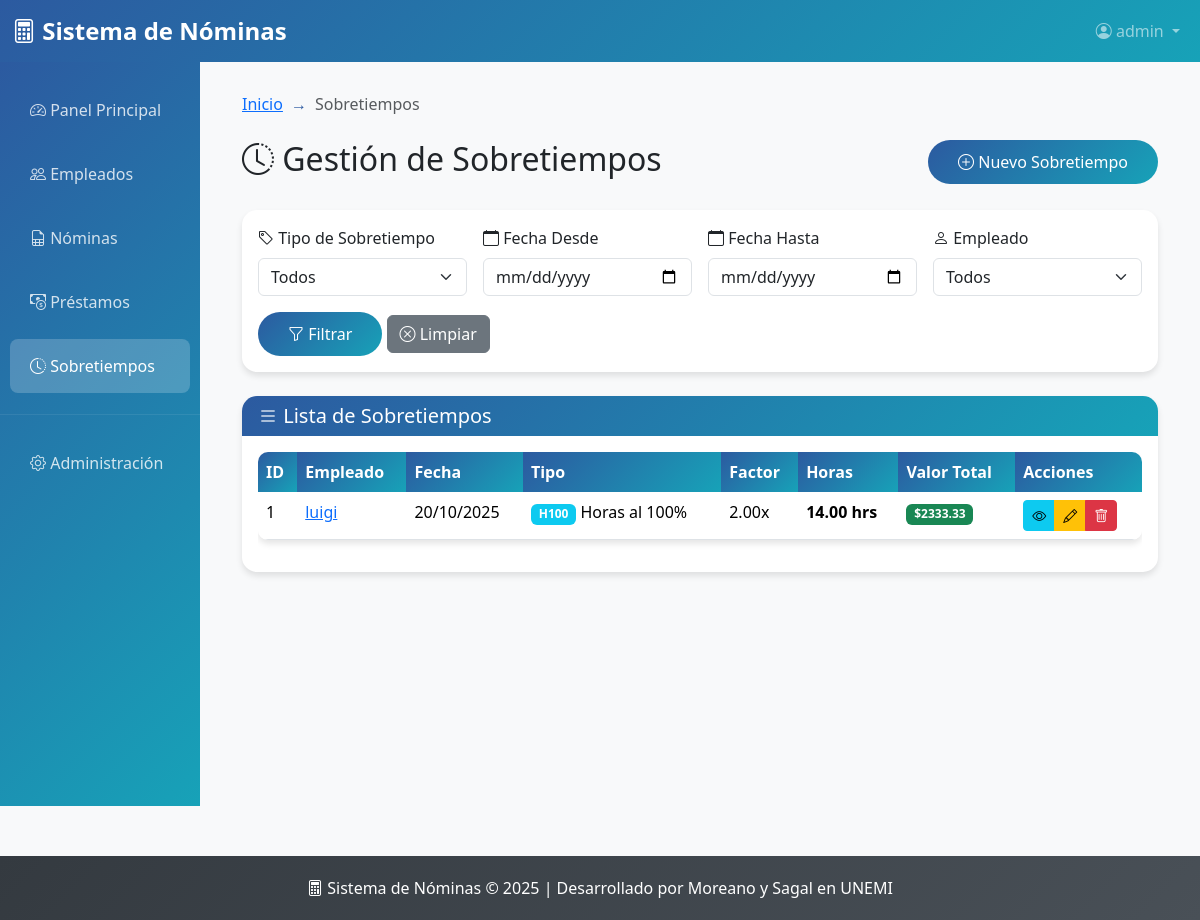
/sobretiempos/ (signed in), run on an earlier commit of the app's database.
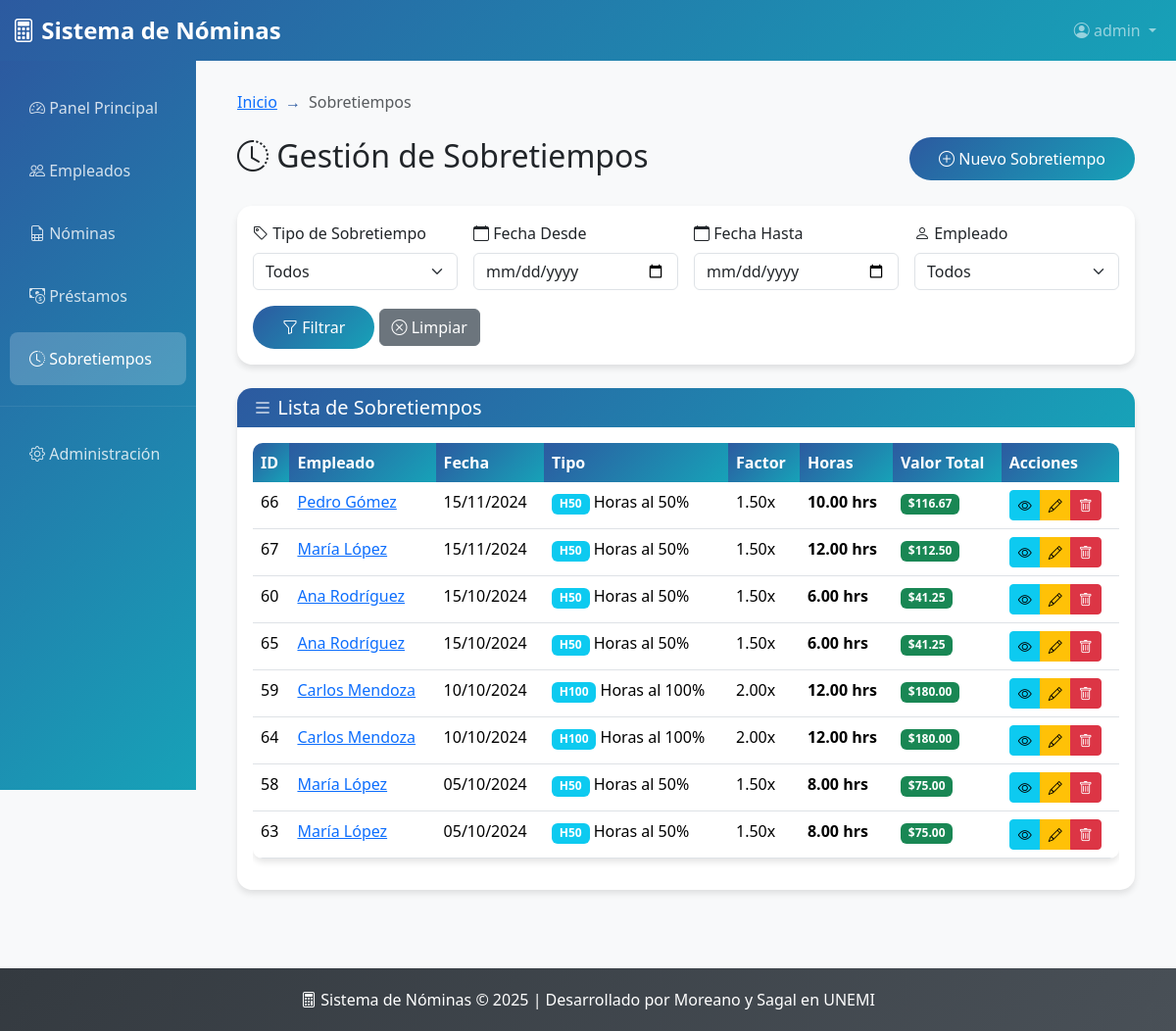
And on a later commit of the database.
### sobretiempo/models.py (models this page shows, shortened)
class Sobretiempo(models.Model):
    empleado = models.ForeignKey(Empleado, on_delete=models.CASCADE)
    fecha_registro = models.DateField()
    tipo_sobretiempo = models.ForeignKey(TipoSobretiempo, on_delete=models.CASCADE)
    numero_horas = models.DecimalField(max_digits=6, decimal_places=2)
    valor = models.DecimalField(max_digits=10, decimal_places=2, editable=False, default=0)
    class Meta:
        verbose_name = "Sobretiempo"
        verbose_name_plural = "Sobretiempos"
        ordering = ['-fecha_registro']

class TipoSobretiempo(models.Model):
    codigo = models.CharField(max_length=10)  # Ej: "H50", "H100"
    descripcion = models.CharField(max_length=100)  # Ej: "Horas al 50%", "Horas al 100%"
    factor = models.DecimalField(max_digits=4, decimal_places=2)  # Ej: 1.50, 2.00
    class Meta:
        verbose_name = "Tipo de Sobretiempo"
        verbose_name_plural = "Tipos de Sobretiempo"

### nomina/models.py (models this page shows, shortened)
class Empleado(models.Model):
    cedula = models.CharField(max_length=10, unique=True)
    nombre = models.CharField(max_length=200)
    sueldo = models.DecimalField(max_digits=10, decimal_places=2)
    departamento = models.CharField(max_length=100)
    cargo = models.CharField(max_length=100)
    fecha_ingreso = models.DateField(null=True, blank=True)

### sobretiempo/views.py (the view)
# urls.py: path('', views.SobretiempoListView.as_view(), name='sobretiempos_lista'),
class SobretiempoListView(LoginRequiredMixin, TitleContextMixin, ListView):
    model = Sobretiempo
    template_name = 'sobretiempos_lista.html'
    context_object_name = 'sobretiempos'
    paginate_by = 10
    title1 = "Sobretiempos"
    title2 = "Gestión de Sobretiempos"
    def get_queryset(self):
        queryset = super().get_queryset().select_related('empleado', 'tipo_sobretiempo')
        tipo_filtro = self.request.GET.get('tipo')
        fecha_desde = self.request.GET.get('fecha_desde')
        fecha_hasta = self.request.GET.get('fecha_hasta')
        empleado_filtro = self.request.GET.get('empleado')
        if tipo_filtro:
            queryset = queryset.filter(tipo_sobretiempo_id=tipo_filtro)
        if fecha_desde:
            queryset = queryset.filter(fecha_registro__gte=fecha_desde)
        if fecha_hasta:
            queryset = queryset.filter(fecha_registro__lte=fecha_hasta)
        if empleado_filtro:
            queryset = queryset.filter(empleado_id=empleado_filtro)
        return queryset
    def get_context_data(self, **kwargs):
        context = super().get_context_data(**kwargs)
        context['tipos_sobretiempo'] = TipoSobretiempo.objects.all()
        context['empleados'] = Empleado.objects.all()
        return context

### sobretiempo/mixins.py (called while the page is built)
    def get_context_data(self, **kwargs):
        context = super().get_context_data(**kwargs)
        if self.title1:
            context["title1"] = self.title1
        if self.title2:
            context["title2"] = self.title2
        return context

### templates/sobretiempos_lista.html (shortened to what the changed rows need)
{% extends 'base.html' %}
{% block content %}
<div class="row mb-4">
    <div class="col-md-6">
        <h2><i class="bi bi-clock-history"></i> Gestión de Sobretiempos</h2>
    </div>
</div>
<div class="card">
    <div class="card-body">
        {% if sobretiempos %}
            <div class="table-responsive">
                <table class="table table-hover">
                    <thead>
                        <tr>
                            <th>ID</th>
                            <th>Empleado</th>
                            <th>Fecha</th>
                            <th>Tipo</th>
                            <th>Factor</th>
                            <th>Horas</th>
                            <th>Valor Total</th>
                            <th>Acciones</th>
                        </tr>
                    </thead>
                    <tbody>
                        {% for sobretiempo in sobretiempos %}
                        <tr>
                            <td>{{ sobretiempo.id }}</td>
                            <td>
                                <a href="{% url 'sobretiempos_por_empleado' sobretiempo.empleado.id %}">
                                    {{ sobretiempo.empleado.nombre }}
                                </a>
                            </td>
                            <td>{{ sobretiempo.fecha_registro|date:"d/m/Y" }}</td>
                            <td>
                                <span class="badge bg-info">{{ sobretiempo.tipo_sobretiempo.codigo }}</span>
                                {{ sobretiempo.tipo_sobretiempo.descripcion }}
                            </td>
                            <td>{{ sobretiempo.tipo_sobretiempo.factor }}x</td>
                            <td><strong>{{ sobretiempo.numero_horas }} hrs</strong></td>
                            <td><span class="badge bg-success">${{ sobretiempo.valor|floatformat:2 }}</span></td>
                            <td>
                                <div class="btn-group" role="group">
                                    <a href="{% url 'sobretiempo_detalle' sobretiempo.id %}" class="btn btn-sm btn-info" title="Ver detalles">
                                        <i class="bi bi-eye"></i>
                                    </a>
                                    <a href="{% url 'sobretiempo_editar' sobretiempo.id %}" class="btn btn-sm btn-warning" title="Editar">
                                        <i class="bi bi-pencil"></i>
                                    </a>
                                    <a href="{% url 'sobretiempo_eliminar' sobretiempo.id %}" class="btn btn-sm btn-danger" title="Eliminar">
                                        <i class="bi bi-trash"></i>
                                    </a>
                                </div>
                            </td>
                        </tr>
                        {% endfor %}
                    </tbody>
                </table>
            </div>
        {% else %}
            <div class="alert alert-info">
                <i class="bi bi-info-circle"></i> No hay sobretiempos registrados.
                <a href="{% url 'sobretiempo_crear' %}">Registrar el primero</a>
            </div>
        {% endif %}
    </div>
</div>
{% endblock %}

What changed in the data, as far as the page shows it:
removed Sobretiempo: id "1", empleado.nombre "luigi", fecha_registro "20/10/2025", tipo_sobretiempo.codigo "H100", tipo_sobretiempo.descripcion "Horas al 100%", tipo_sobretiempo.factor "2.00", numero_horas "14.00", valor "2333.33"
added Sobretiempo: id "66", empleado.nombre "Pedro Gómez", fecha_registro "15/11/2024", tipo_sobretiempo.codigo "H50", tipo_sobretiempo.descripcion "Horas al 50%", tipo_sobretiempo.factor "1.50", numero_horas "10.00", valor "116.67"
added Sobretiempo: id "67", empleado.nombre "María López", fecha_registro "15/11/2024", tipo_sobretiempo.codigo "H50", tipo_sobretiempo.descripcion "Horas al 50%", tipo_sobretiempo.factor "1.50", numero_horas "12.00", valor "112.50"
added Sobretiempo: id "60", empleado.nombre "Ana Rodríguez", fecha_registro "15/10/2024", tipo_sobretiempo.codigo "H50", tipo_sobretiempo.descripcion "Horas al 50%", tipo_sobretiempo.factor "1.50", numero_horas "6.00", valor "41.25"
added Sobretiempo: id "65", empleado.nombre "Ana Rodríguez", fecha_registro "15/10/2024", tipo_sobretiempo.codigo "H50", tipo_sobretiempo.descripcion "Horas al 50%", tipo_sobretiempo.factor "1.50", numero_horas "6.00", valor "41.25"
added Sobretiempo: id "59", empleado.nombre "Carlos Mendoza", fecha_registro "10/10/2024", tipo_sobretiempo.codigo "H100", tipo_sobretiempo.descripcion "Horas al 100%", tipo_sobretiempo.factor "2.00", numero_horas "12.00", valor "180.00"
added Sobretiempo: id "64", empleado.nombre "Carlos Mendoza", fecha_registro "10/10/2024", tipo_sobretiempo.codigo "H100", tipo_sobretiempo.descripcion "Horas al 100%", tipo_sobretiempo.factor "2.00", numero_horas "12.00", valor "180.00"
added Sobretiempo: id "58", empleado.nombre "María López", fecha_registro "05/10/2024", tipo_sobretiempo.codigo "H50", tipo_sobretiempo.descripcion "Horas al 50%", tipo_sobretiempo.factor "1.50", numero_horas "8.00", valor "75.00"
added Sobretiempo: id "63", empleado.nombre "María López", fecha_registro "05/10/2024", tipo_sobretiempo.codigo "H50", tipo_sobretiempo.descripcion "Horas al 50%", tipo_sobretiempo.factor "1.50", numero_horas "8.00", valor "75.00"
